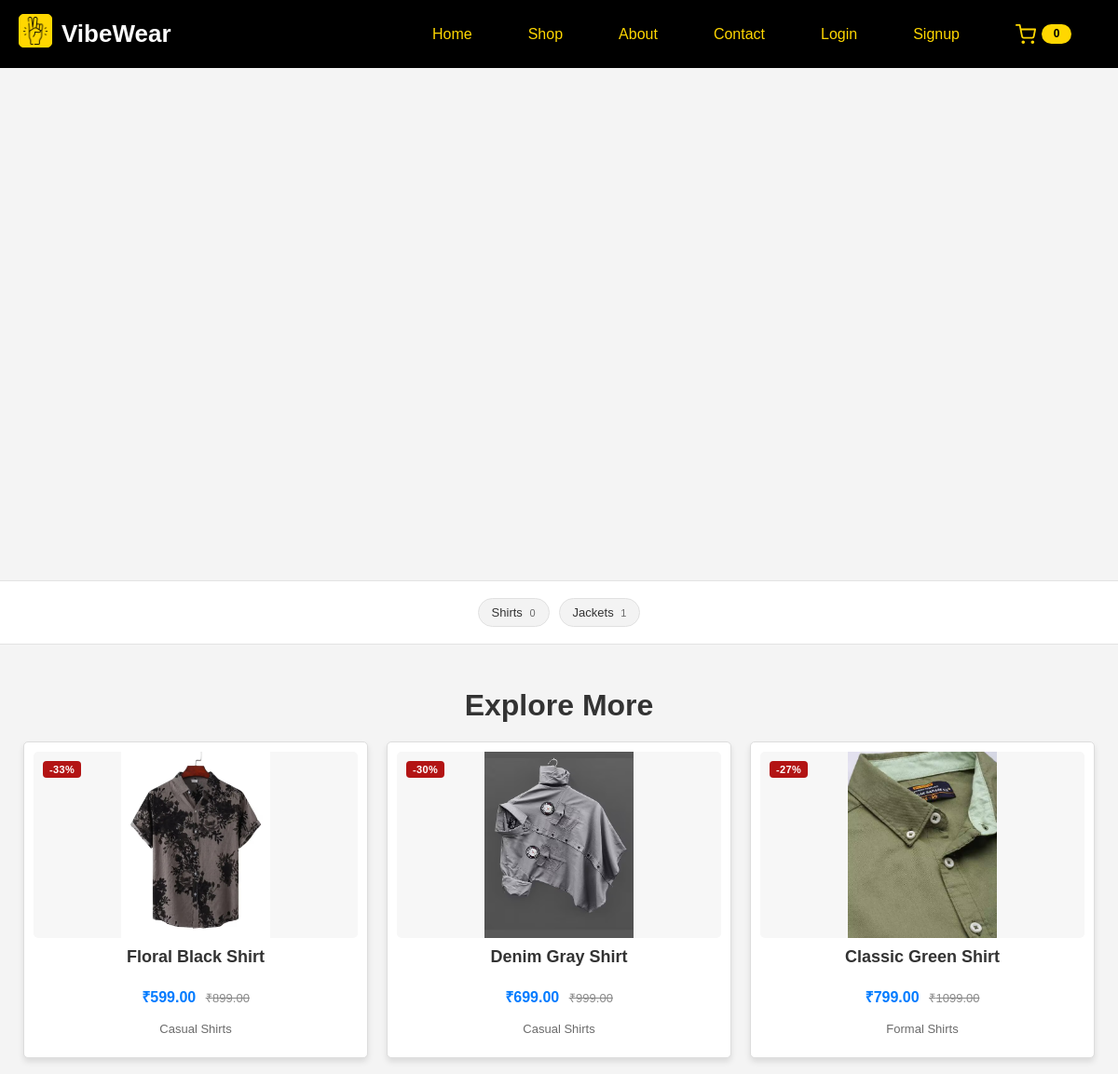
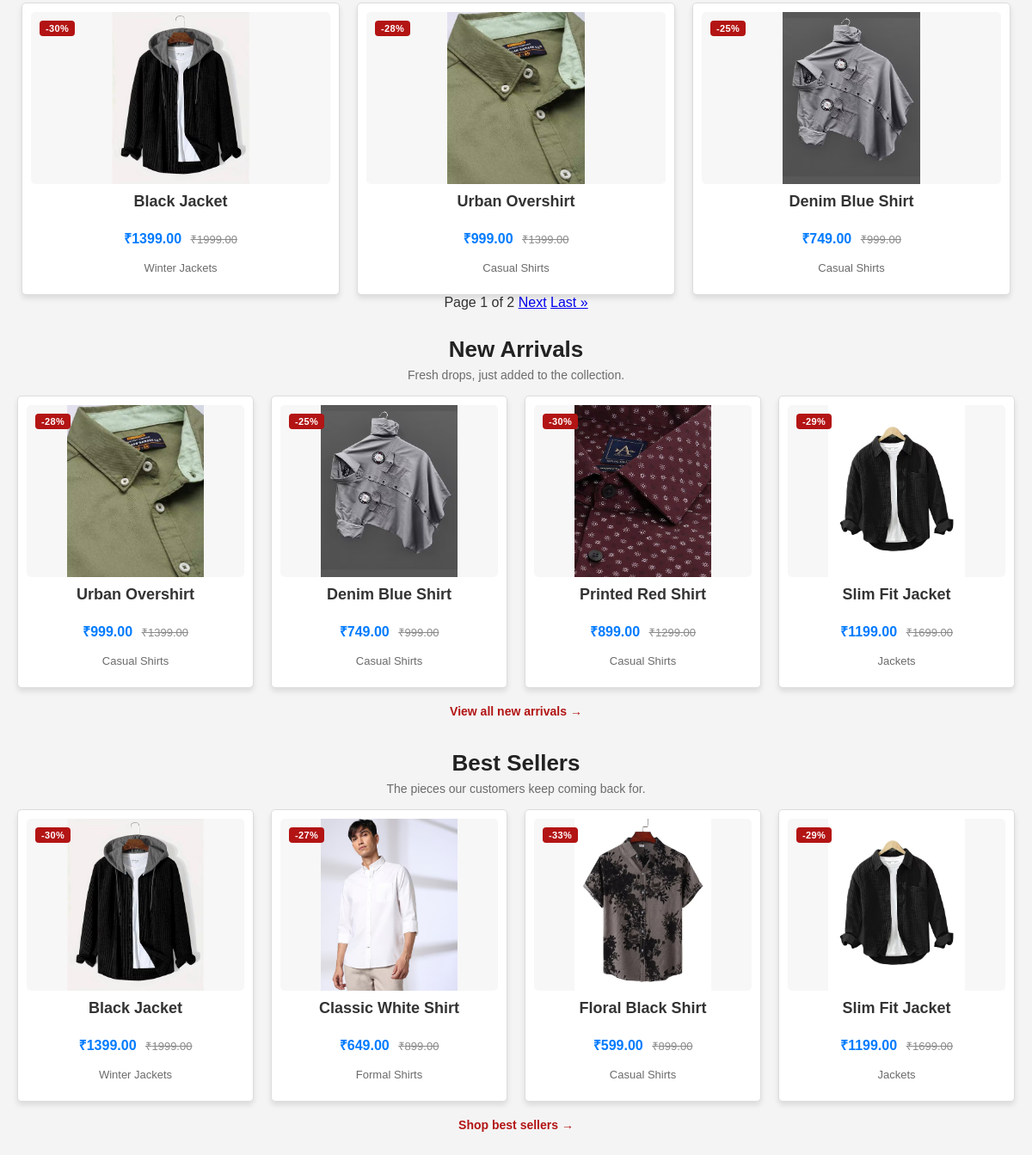
The page / on the database its author committed (2 pictures, top to bottom).
### home/models.py (models this page shows, shortened)
class Category(models.Model):
    name = models.CharField(max_length=120)
    slug = models.SlugField(max_length=140, unique=True, blank=True)
    parent = models.ForeignKey(
        'self', on_delete=models.CASCADE, null=True, blank=True, related_name='children'
    )
    description = models.TextField(blank=True)
    image = models.FileField(upload_to='categories/', blank=True, null=True)
    is_active = models.BooleanField(default=True)
    created_at = models.DateTimeField(auto_now_add=True)
    class Meta:
        ordering = ['name']
        verbose_name_plural = 'Categories'

class Product(models.Model):
    category = models.ForeignKey(
        Category, on_delete=models.PROTECT, related_name='products'
    )
    name = models.CharField(max_length=200)
    slug = models.SlugField(max_length=220, unique=True, blank=True)
    description = models.TextField(blank=True)
    price = models.DecimalField(
        max_digits=10, decimal_places=2, validators=[MinValueValidator(0)]
    )
    original_price = models.DecimalField(
        max_digits=10,
        decimal_places=2,
        null=True,
        blank=True,
        validators=[MinValueValidator(0)],
        help_text='Optional MRP. Leave blank when the product is not discounted.',
    )
    is_active = models.BooleanField(default=True)
    is_featured = models.BooleanField(default=False)
    is_new_arrival = models.BooleanField(default=False)
    sold_count = models.PositiveIntegerField(default=0, editable=False)
    created_at = models.DateTimeField(auto_now_add=True)
    updated_at = models.DateTimeField(auto_now=True)
    class Meta:
        ordering = ['-created_at', '-id']
    def get_absolute_url(self):
        return reverse('product_detail', args=[self.slug])
    @property
    def primary_image(self):
        images = list(self.images.all())
        return images[0] if images else None
    @property
    def total_stock(self):
        cached = getattr(self, '_prefetched_objects_cache', {}).get('variants')
        if cached is not None:
            return sum(variant.stock for variant in cached)
        return self.variants.aggregate(total=Sum('stock'))['total'] or 0
    @property
    def in_stock(self):
        return self.total_stock > 0
    @property
    def discount_percent(self):
        if self.original_price and self.original_price > self.price:
            return int(
                ((self.original_price - self.price) / self.original_price) * 100
            )
        return 0

class ProductImage(models.Model):
    product = models.ForeignKey(
        Product, on_delete=models.CASCADE, related_name='images'
    )
    image = models.FileField(upload_to='products/', blank=True, null=True)
    static_path = models.CharField(
        max_length=255,
        blank=True,
        help_text='Existing static image path such as home/image1.avif (optional).',
    )
    alt_text = models.CharField(max_length=200, blank=True)
    is_primary = models.BooleanField(default=False)
    sort_order = models.PositiveIntegerField(default=0)
    class Meta:
        ordering = ['-is_primary', 'sort_order', 'id']
    @property
    def url(self):
        if self.image:
            return self.image.url
        if self.static_path:
            return static(self.static_path)
        return ''

### home/views.py (the view)
# urls.py: path('', views.home, name='home'),
def home(request):
    products = (
        Product.objects.filter(is_active=True)
        .select_related('category')
        .prefetch_related(*_prefetch_catalog())
        .order_by('-is_featured', '-created_at', '-id')
    )
    paginator = Paginator(products, 6)
    page_obj = paginator.get_page(request.GET.get('page'))
    new_arrivals = (
        Product.objects.filter(is_active=True)
        .select_related('category')
        .prefetch_related(*_prefetch_catalog())
        .order_by('-created_at', '-id')[:4]
    )
    best_sellers = (
        Product.objects.filter(is_active=True)
        .select_related('category')
        .prefetch_related(*_prefetch_catalog())
        .order_by('-sold_count', '-created_at')[:4]
    )
    categories = (
        Category.objects.filter(parent__isnull=True, is_active=True)
        .annotate(
            product_count=Count(
                'products', filter=Q(products__is_active=True), distinct=True
            )
        )
        .prefetch_related('children')
    )
    return render(
        request,
        'home/home.html',
        {
            'page_obj': page_obj,
            'new_arrivals': new_arrivals,
            'best_sellers': best_sellers,
            'categories': categories,
        },
    )

### home/cart.py (called while the page is built, shortened)
def get_cart(request, create=True):
    if request.user.is_authenticated:
        cart = Cart.objects.filter(user=request.user).first()
        if cart is None and create:
            cart = Cart.objects.create(user=request.user)
        return cart
    cart_id = request.session.get('cart_id')
    if cart_id:
        cart = Cart.objects.filter(pk=cart_id, user__isnull=True).first()
        if cart is not None:
            return cart
        request.session.pop('cart_id', None)
    if not create:
        return None

def cart_item_count(request):
    cart = get_cart(request, create=False)
    if cart is None:
        return 0
    return cart.total_quantity

### home/context_processors.py (called while the page is built)
def cart_summary(request):
    context = {'cart_count': cart_item_count(request)}
    if request.user.is_authenticated:
        context['wishlist_count'] = Wishlist.objects.filter(
            user=request.user
        ).count()
    else:
        context['wishlist_count'] = 0
    return context

### home/views.py (called while the page is built)
def _prefetch_catalog():
    return [
        'images',
        Prefetch(
            'variants',
            queryset=ProductVariant.objects.select_related('size', 'color'),
        ),
    ]

### home/templates/home/home.html (shortened to what this page needs)
{% load static %}
<!DOCTYPE html>
<html lang="en">
<head>
    <link rel="stylesheet" type="text/css" href="{% static 'home/style.css' %}">
    <link rel="stylesheet" type="text/css" href="{% static 'home/shop.css' %}">
</head>
<body>
    {% include 'home/_nav.html' %}
    <div class="content">
        <div class="slideshow-container">
        </div>
    </div>
    {% if categories %}
    <div class="vw-category-strip">
        {% for category in categories %}
            <a class="vw-category-chip" href="{% url 'shop' %}?category={{ category.slug }}">{{ category.name }} <span>{{ category.product_count }}</span></a>
        {% endfor %}
    </div>
    {% endif %}
    <div class="paginated-images" id="paginated-images">
        <h2>Explore More</h2>
        <div class="image-grid">
            {% for product in page_obj %}
                {% include 'home/_product_card.html' with product=product %}
            {% empty %}
                <p>No products are available yet. Please check back soon.</p>
            {% endfor %}
        </div>
        <div class="pagination">
            <span class="step-links">
                <span class="current">
                    Page {{ page_obj.number }} of {{ page_obj.paginator.num_pages }}
                </span>
                {% if page_obj.has_next %}
                    <a href="?page={{ page_obj.next_page_number }}">Next</a>
                    <a href="?page={{ page_obj.paginator.num_pages }}">Last &raquo;</a>
                {% endif %}
            </span>
        </div>
    </div>
    {% if new_arrivals %}
    <section class="vw-home-section">
        <h2>New Arrivals</h2>
        <p class="vw-section-sub">Fresh drops, just added to the collection.</p>
        <div class="vw-product-row">
            {% for product in new_arrivals %}
                {% include 'home/_product_card.html' with product=product %}
            {% endfor %}
        </div>
        <p style="margin-top: 18px;"><a class="vw-section-link" href="{% url 'shop' %}?sort=newest">View all new arrivals &rarr;</a></p>
    </section>
    {% endif %}
    {% if best_sellers %}
    <section class="vw-home-section">
        <h2>Best Sellers</h2>
        <p class="vw-section-sub">The pieces our customers keep coming back for.</p>
        <div class="vw-product-row">
            {% for product in best_sellers %}
                {% include 'home/_product_card.html' with product=product %}
            {% endfor %}
        </div>
        <p style="margin-top: 18px;"><a class="vw-section-link" href="{% url 'shop' %}?sort=popular">Shop best sellers &rarr;</a></p>
    </section>
    {% endif %}
</body>
</html>

### home/templates/home/_product_card.html (shortened to what this page needs)
{% load static %}
<div class="image-item vw-product-card">
    <a class="vw-card-media" href="{{ product.get_absolute_url }}">
        {% with image=product.primary_image %}
            {% if image %}
                <img src="{{ image.url }}" alt="{{ product.name }}">
            {% else %}
                <div class="vw-card-placeholder">VibeWear</div>
            {% endif %}
        {% endwith %}
        {% if product.discount_percent %}
            <span class="vw-discount-badge">-{{ product.discount_percent }}%</span>
        {% endif %}
    </a>
    <h3><a href="{{ product.get_absolute_url }}">{{ product.name }}</a></h3>
    <p class="product-price">
        ₹{{ product.price }}
        {% if product.original_price and product.original_price > product.price %}
            <span class="vw-old-price">₹{{ product.original_price }}</span>
        {% endif %}
    </p>
    <p class="vw-card-category">{{ product.category.name }}</p>
</div>

### home/static/home/style.css (style rules this page uses)
body { font-family: Arial,sans-serif; margin: 0; padding: 0; }
span { font-family: Arial, sans-serif; }
.slideshow-container { position: relative; max-width: 100%; height: 550px; margin: auto; overflow: hidden; }
.paginated-images { padding: 20px; text-align: center; }
.image-grid { display: flex; flex-wrap: wrap; justify-content: center; gap: 20px; }
.image-item { width: 30%; text-align: center; border: 1px solid #ddd; padding: 10px; box-shadow: 0px 4px 6px rgba(0, 0, 0, 0.1); border-radius: 5px; background-color: #fff; }
.image-item img { width: 100%; height: 200px; object-fit: contain; border-radius: 5px; }
.image-item h3 { font-size: 18px; margin: 10px 0 5px; color: #333; }
.image-item p { font-size: 16px; color: #007BFF; font-weight: bold; }
body { font-family: 'Arial', sans-serif; background-color: #f4f4f4; color: #333; margin: 0; padding: 0; }
h2 { font-size: 2rem; color: #333; margin-bottom: 20px; }

### home/static/home/shop.css (style rules this page uses)
:root { --vw-gold: #ffd700; --vw-red: #b31414; --vw-blue: #2b97b5; --vw-ink: #222; --vw-muted: #6b6b6b; --vw-line: #e3e3e3; --vw-bg-soft: #f7f7f7; }
.vw-product-card { display: flex; flex-direction: column; margin: 0; position: relative; }
.vw-product-grid .image-item, .vw-product-row .image-item { width: auto; }
.vw-product-row { display: grid; gap: 20px; grid-template-columns: repeat(4, minmax(0, 1fr)); }
.vw-card-media { background: var(--vw-bg-soft); border-radius: 5px; display: block; overflow: hidden; position: relative; }
.vw-product-card .vw-card-media img { display: block; height: 200px; object-fit: contain; width: 100%; }
.vw-product-card h3 a { color: #333; text-decoration: none; }
.image-item .vw-card-category { color: var(--vw-muted); font-size: 13px; font-weight: 400; margin-top: 0; }
.image-item .vw-old-price { color: #8a8a8a; font-size: 13px; font-weight: 400; margin-left: 6px; text-decoration: line-through; }
.vw-discount-badge { background: var(--vw-red); border-radius: 4px; color: #fff; font-size: 11px; font-weight: 700; left: 10px; letter-spacing: .03em; padding: 3px 7px; position: absolute; top: 10px; }
.vw-home-section { margin: 10px auto 36px; max-width: 1220px; padding: 0 20px; text-align: center; }
.vw-home-section h2 { color: var(--vw-ink); font-size: 26px; margin: 0 0 6px; }
.vw-home-section .vw-section-sub { color: var(--vw-muted); font-size: 14px; margin: 0 0 16px; }
.vw-category-strip { align-items: center; background: #fff; border-bottom: 1px solid var(--vw-line); border-top: 1px solid var(--vw-line); display: flex; flex-wrap: wrap; gap: 10px; justify-content: center; padding: 18px 20px; }
.vw-category-chip { background: #f3f3f3; border: 1px solid #e1e1e1; border-radius: 999px; color: #333; font-size: 13px; padding: 7px 14px; text-decoration: none; transition: background-color .2s ease, color .2s ease, border-color .2s ease; }
.vw-category-chip span { color: var(--vw-muted); font-size: 11px; margin-left: 4px; }
.vw-section-link { color: var(--vw-red); font-size: 14px; font-weight: 600; text-decoration: none; }

### rows shown on the page
Category: name "Shirts", product_count "0"
Category: name "Jackets", product_count "1"
Product: primary_image (picture), discount_percent "33", name "Floral Black Shirt", price "599.00", original_price "899.00", category.name "Casual Shirts"
Product: primary_image (picture), discount_percent "30", name "Denim Gray Shirt", price "699.00", original_price "999.00", category.name "Casual Shirts"
Product: primary_image (picture), discount_percent "27", name "Classic Green Shirt", price "799.00", original_price "1099.00", category.name "Formal Shirts"
Product: primary_image (picture), discount_percent "30", name "Black Jacket", price "1399.00", original_price "1999.00", category.name "Winter Jackets"
Product: primary_image (picture), discount_percent "28", name "Urban Overshirt", price "999.00", original_price "1399.00", category.name "Casual Shirts"
Product: primary_image (picture), discount_percent "25", name "Denim Blue Shirt", price "749.00", original_price "999.00", category.name "Casual Shirts"
Product: primary_image (picture), discount_percent "30", name "Printed Red Shirt", price "899.00", original_price "1299.00", category.name "Casual Shirts"
Product: primary_image (picture), discount_percent "29", name "Slim Fit Jacket", price "1199.00", original_price "1699.00", category.name "Jackets"
Product: primary_image (picture), discount_percent "27", name "Classic White Shirt", price "649.00", original_price "899.00", category.name "Formal Shirts"

### other values the page prints
{{ cart_count }} "0"
{{ page_obj.number }} "1"
{{ page_obj.paginator.num_pages }} "2"
